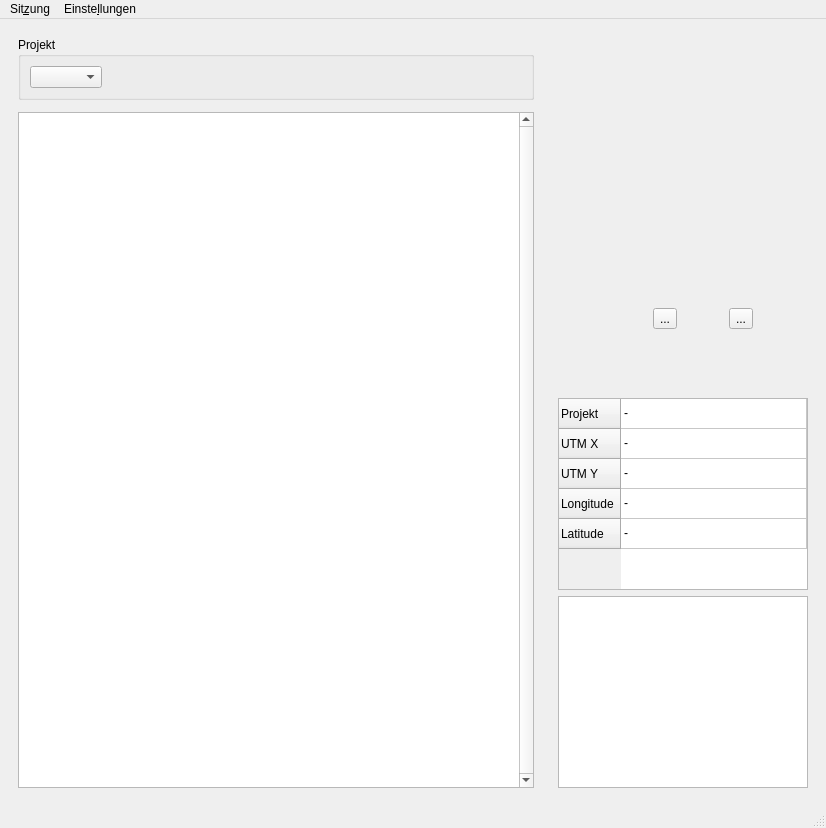
<?xml version="1.0" encoding="UTF-8"?>
<ui version="4.0">
 <class>MainWindow</class>
 <widget class="QMainWindow" name="MainWindow">
  <property name="geometry">
   <rect>
    <x>0</x>
    <y>0</y>
    <width>826</width>
    <height>828</height>
   </rect>
  </property>
  <property name="windowTitle">
   <string>MainWindow</string>
  </property>
  <widget class="QWidget" name="centralwidget">
   <layout class="QGridLayout" name="gridLayout">
    <item row="0" column="0">
     <widget class="QWidget" name="widget_table" native="true">
      <property name="sizePolicy">
       <sizepolicy hsizetype="MinimumExpanding" vsizetype="Preferred">
        <horstretch>0</horstretch>
        <verstretch>0</verstretch>
       </sizepolicy>
      </property>
      <property name="minimumSize">
       <size>
        <width>480</width>
        <height>0</height>
       </size>
      </property>
      <layout class="QVBoxLayout" name="verticalLayout_3">
       <item>
        <widget class="QGroupBox" name="groupbox_session">
         <property name="title">
          <string>Projekt</string>
         </property>
         <layout class="QHBoxLayout" name="horizontalLayout">
          <item>
           <widget class="QComboBox" name="combo_session">
            <property name="sizeAdjustPolicy">
             <enum>QComboBox::AdjustToContents</enum>
            </property>
           </widget>
          </item>
          <item>
           <spacer name="horizontalSpacer_2">
            <property name="orientation">
             <enum>Qt::Horizontal</enum>
            </property>
            <property name="sizeHint" stdset="0">
             <size>
              <width>40</width>
              <height>20</height>
             </size>
            </property>
           </spacer>
          </item>
         </layout>
        </widget>
       </item>
       <item>
        <widget class="QWidget" name="widget_types" native="true"/>
       </item>
       <item>
        <widget class="QTableView" name="table_view_objects">
         <property name="sizePolicy">
          <sizepolicy hsizetype="MinimumExpanding" vsizetype="MinimumExpanding">
           <horstretch>0</horstretch>
           <verstretch>0</verstretch>
          </sizepolicy>
         </property>
         <property name="verticalScrollBarPolicy">
          <enum>Qt::ScrollBarAlwaysOn</enum>
         </property>
         <property name="editTriggers">
          <set>QAbstractItemView::NoEditTriggers</set>
         </property>
         <property name="alternatingRowColors">
          <bool>true</bool>
         </property>
         <attribute name="horizontalHeaderVisible">
          <bool>true</bool>
         </attribute>
         <attribute name="verticalHeaderVisible">
          <bool>false</bool>
         </attribute>
        </widget>
       </item>
      </layout>
      <zorder>groupbox_session</zorder>
      <zorder>table_view_objects</zorder>
      <zorder>widget_types</zorder>
     </widget>
    </item>
    <item row="0" column="1">
     <widget class="QWidget" name="widget_side" native="true">
      <property name="maximumSize">
       <size>
        <width>268</width>
        <height>16777215</height>
       </size>
      </property>
      <layout class="QVBoxLayout" name="verticalLayout_2">
       <item>
        <widget class="QFrame" name="frame_3">
         <property name="sizePolicy">
          <sizepolicy hsizetype="Preferred" vsizetype="Preferred">
           <horstretch>0</horstretch>
           <verstretch>0</verstretch>
          </sizepolicy>
         </property>
         <property name="minimumSize">
          <size>
           <width>0</width>
           <height>0</height>
          </size>
         </property>
         <property name="maximumSize">
          <size>
           <width>16777215</width>
           <height>16777215</height>
          </size>
         </property>
         <property name="baseSize">
          <size>
           <width>0</width>
           <height>0</height>
          </size>
         </property>
         <property name="frameShape">
          <enum>QFrame::NoFrame</enum>
         </property>
         <property name="frameShadow">
          <enum>QFrame::Raised</enum>
         </property>
         <layout class="QVBoxLayout" name="verticalLayout">
          <property name="leftMargin">
           <number>0</number>
          </property>
          <property name="topMargin">
           <number>0</number>
          </property>
          <property name="rightMargin">
           <number>0</number>
          </property>
          <property name="bottomMargin">
           <number>0</number>
          </property>
          <item>
           <widget class="QWidget" name="widget_image" native="true">
            <property name="sizePolicy">
             <sizepolicy hsizetype="Preferred" vsizetype="Preferred">
              <horstretch>0</horstretch>
              <verstretch>0</verstretch>
             </sizepolicy>
            </property>
            <property name="minimumSize">
             <size>
              <width>256</width>
              <height>256</height>
             </size>
            </property>
            <property name="maximumSize">
             <size>
              <width>256</width>
              <height>256</height>
             </size>
            </property>
            <property name="sizeIncrement">
             <size>
              <width>0</width>
              <height>0</height>
             </size>
            </property>
           </widget>
          </item>
          <item>
           <widget class="QWidget" name="widget_image_buttons" native="true">
            <layout class="QHBoxLayout" name="horizontalLayout_2">
             <item>
              <spacer name="horizontalSpacer">
               <property name="orientation">
                <enum>Qt::Horizontal</enum>
               </property>
               <property name="sizeType">
                <enum>QSizePolicy::Preferred</enum>
               </property>
               <property name="sizeHint" stdset="0">
                <size>
                 <width>40</width>
                 <height>20</height>
                </size>
               </property>
              </spacer>
             </item>
             <item>
              <widget class="QToolButton" name="button_save_image">
               <property name="text">
                <string>...</string>
               </property>
               <property name="icon">
                <iconset theme="document-save">
                 <normaloff/>
                </iconset>
               </property>
              </widget>
             </item>
             <item>
              <widget class="QToolButton" name="button_image_popup">
               <property name="text">
                <string>...</string>
               </property>
               <property name="icon">
                <iconset theme="view-fullscreen">
                 <normaloff/>
                </iconset>
               </property>
              </widget>
             </item>
            </layout>
           </widget>
          </item>
         </layout>
        </widget>
       </item>
       <item>
        <spacer name="verticalSpacer">
         <property name="orientation">
          <enum>Qt::Vertical</enum>
         </property>
         <property name="sizeHint" stdset="0">
          <size>
           <width>20</width>
           <height>40</height>
          </size>
         </property>
        </spacer>
       </item>
       <item>
        <widget class="QTableWidget" name="info_table">
         <property name="sizePolicy">
          <sizepolicy hsizetype="Preferred" vsizetype="Minimum">
           <horstretch>0</horstretch>
           <verstretch>0</verstretch>
          </sizepolicy>
         </property>
         <property name="columnCount">
          <number>1</number>
         </property>
         <attribute name="horizontalHeaderVisible">
          <bool>false</bool>
         </attribute>
         <attribute name="horizontalHeaderStretchLastSection">
          <bool>true</bool>
         </attribute>
         <attribute name="verticalHeaderVisible">
          <bool>true</bool>
         </attribute>
         <row>
          <property name="text">
           <string>Projekt</string>
          </property>
         </row>
         <row>
          <property name="text">
           <string>UTM X</string>
          </property>
         </row>
         <row>
          <property name="text">
           <string>UTM Y</string>
          </property>
         </row>
         <row>
          <property name="text">
           <string>Longitude</string>
          </property>
         </row>
         <row>
          <property name="text">
           <string>Latitude</string>
          </property>
         </row>
         <column/>
         <item row="0" column="0">
          <property name="text">
           <string>-</string>
          </property>
         </item>
         <item row="1" column="0">
          <property name="text">
           <string>-</string>
          </property>
         </item>
         <item row="2" column="0">
          <property name="text">
           <string>-</string>
          </property>
         </item>
         <item row="3" column="0">
          <property name="text">
           <string>-</string>
          </property>
         </item>
         <item row="4" column="0">
          <property name="text">
           <string>-</string>
          </property>
         </item>
        </widget>
       </item>
       <item>
        <widget class="QPlainTextEdit" name="plainTextEdit">
         <property name="sizePolicy">
          <sizepolicy hsizetype="Preferred" vsizetype="Preferred">
           <horstretch>0</horstretch>
           <verstretch>0</verstretch>
          </sizepolicy>
         </property>
         <property name="minimumSize">
          <size>
           <width>50</width>
           <height>0</height>
          </size>
         </property>
        </widget>
       </item>
      </layout>
     </widget>
    </item>
   </layout>
  </widget>
  <widget class="QMenuBar" name="menubar">
   <property name="geometry">
    <rect>
     <x>0</x>
     <y>0</y>
     <width>826</width>
     <height>29</height>
    </rect>
   </property>
   <widget class="QMenu" name="menuSitzung">
    <property name="title">
     <string>Sit&amp;zung</string>
    </property>
    <addaction name="actionMit_Server_verbinden"/>
   </widget>
   <widget class="QMenu" name="menuEinstellungen">
    <property name="title">
     <string>Einste&amp;llungen</string>
    </property>
    <addaction name="actionSpalten"/>
   </widget>
   <addaction name="menuSitzung"/>
   <addaction name="menuEinstellungen"/>
  </widget>
  <widget class="QStatusBar" name="statusbar"/>
  <action name="actionSpalten">
   <property name="text">
    <string>&amp;Spalten</string>
   </property>
  </action>
  <action name="actionMit_Server_verbinden">
   <property name="text">
    <string>&amp;Mit Server verbinden</string>
   </property>
  </action>
  <action name="actionSession_w_hlen">
   <property name="text">
    <string>Session wählen</string>
   </property>
  </action>
 </widget>
 <resources/>
 <connections/>
</ui>
